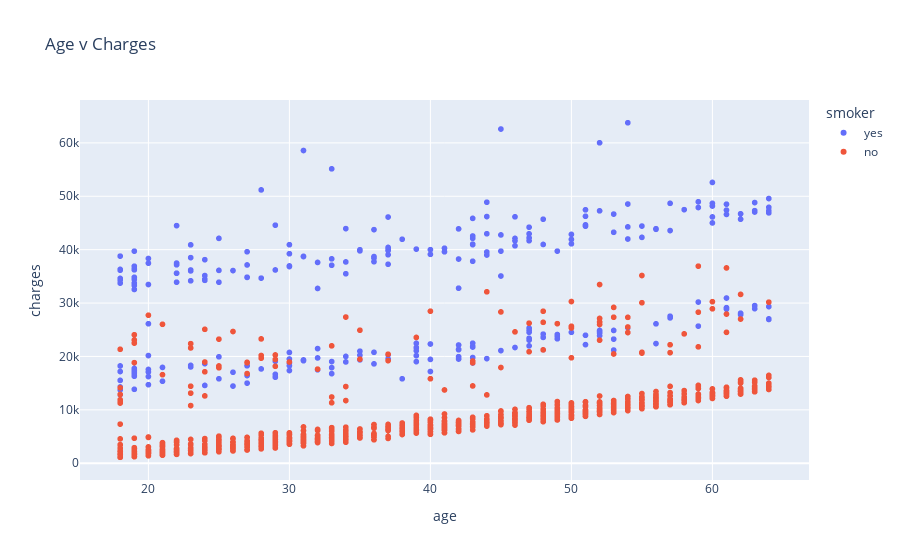

The cell this chart's notebook holds for it:
### Code cell
px.scatter(medical_df,x='age',y='charges',color='smoker',title='Age v Charges')

### Figure 1 — Plotly figure (JSON) as saved in the notebook; plotly's stock layout.template omitted (floating-point values rounded to 4 significant figures; data arrays with more than 128 entries replaced by an {"elided": "..."} marker saying what was removed)
{"data": [{"hovertemplate": "smoker=yes<br>age=%{x}<br>charges=%{y}<extra></extra>", "legendgroup": "yes", "marker": {"color": "#636efa", "symbol": "circle"}, "mode": "markers", "name": "yes", "showlegend": true, "type": "scattergl", "x": {"elided": "274 int values"}, "xaxis": "x", "y": {"elided": "274 float values"}, "yaxis": "y"}, {"hovertemplate": "smoker=no<br>age=%{x}<br>charges=%{y}<extra></extra>", "legendgroup": "no", "marker": {"color": "#EF553B", "symbol": "circle"}, "mode": "markers", "name": "no", "showlegend": true, "type": "scattergl", "x": {"elided": "1064 int values"}, "xaxis": "x", "y": {"elided": "1064 float values"}, "yaxis": "y"}], "layout": {"legend": {"title": {"text": "smoker"}, "tracegroupgap": 0}, "title": {"text": "Age v Charges"}, "xaxis": {"anchor": "y", "domain": [0, 1], "title": {"text": "age"}}, "yaxis": {"anchor": "x", "domain": [0, 1], "title": {"text": "charges"}}}}
